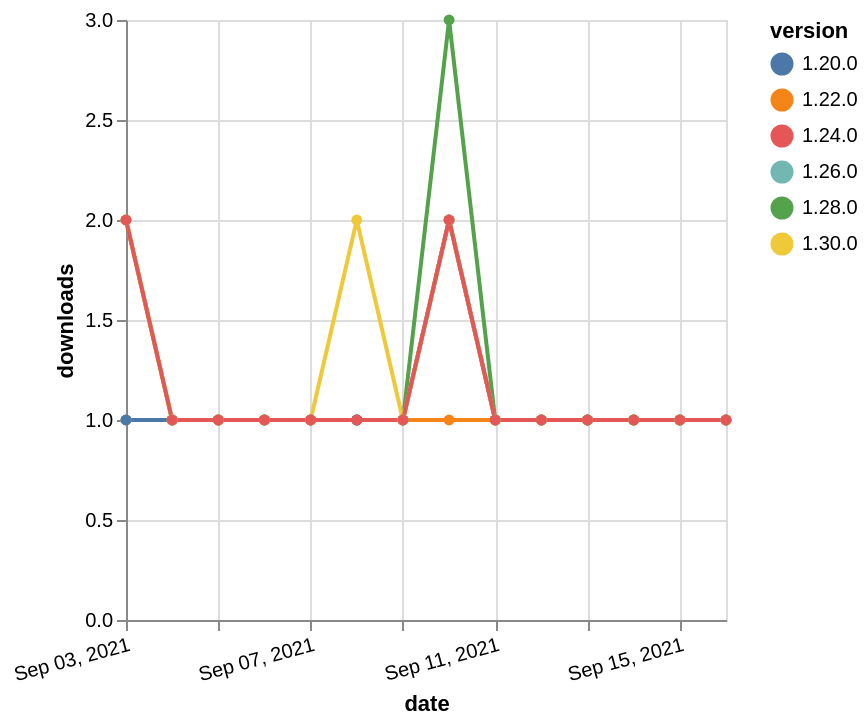

Specify this chart in Vega-Lite:
### Vega-Lite specification from a JSON file in a GitHub repository (floating-point values rounded to 4 significant figures)
{"$schema": "https://vega.github.io/schema/vega-lite/v5.json", "description": "A simple bar chart with embedded data.", "data": {"values": [{"date": "2021-09-03", "total": 173, "delta": 1, "version": "1.22.0"}, {"date": "2021-09-04", "total": 174, "delta": 1, "version": "1.22.0"}, {"date": "2021-09-05", "total": 175, "delta": 1, "version": "1.22.0"}, {"date": "2021-09-06", "total": 176, "delta": 1, "version": "1.22.0"}, {"date": "2021-09-07", "total": 177, "delta": 1, "version": "1.22.0"}, {"date": "2021-09-08", "total": 178, "delta": 1, "version": "1.22.0"}, {"date": "2021-09-09", "total": 179, "delta": 1, "version": "1.22.0"}, {"date": "2021-09-10", "total": 180, "delta": 1, "version": "1.22.0"}, {"date": "2021-09-11", "total": 181, "delta": 1, "version": "1.22.0"}, {"date": "2021-09-12", "total": 182, "delta": 1, "version": "1.22.0"}, {"date": "2021-09-13", "total": 183, "delta": 1, "version": "1.22.0"}, {"date": "2021-09-14", "total": 184, "delta": 1, "version": "1.22.0"}, {"date": "2021-09-15", "total": 185, "delta": 1, "version": "1.22.0"}, {"date": "2021-09-16", "total": 186, "delta": 1, "version": "1.22.0"}, {"date": "2021-09-03", "total": 155, "delta": 2, "version": "1.28.0"}, {"date": "2021-09-04", "total": 156, "delta": 1, "version": "1.28.0"}, {"date": "2021-09-05", "total": 157, "delta": 1, "version": "1.28.0"}, {"date": "2021-09-06", "total": 158, "delta": 1, "version": "1.28.0"}, {"date": "2021-09-07", "total": 159, "delta": 1, "version": "1.28.0"}, {"date": "2021-09-08", "total": 160, "delta": 1, "version": "1.28.0"}, {"date": "2021-09-09", "total": 161, "delta": 1, "version": "1.28.0"}, {"date": "2021-09-10", "total": 164, "delta": 3, "version": "1.28.0"}, {"date": "2021-09-11", "total": 165, "delta": 1, "version": "1.28.0"}, {"date": "2021-09-12", "total": 166, "delta": 1, "version": "1.28.0"}, {"date": "2021-09-13", "total": 167, "delta": 1, "version": "1.28.0"}, {"date": "2021-09-14", "total": 168, "delta": 1, "version": "1.28.0"}, {"date": "2021-09-15", "total": 169, "delta": 1, "version": "1.28.0"}, {"date": "2021-09-16", "total": 170, "delta": 1, "version": "1.28.0"}, {"date": "2021-09-03", "total": 139, "delta": 1, "version": "1.26.0"}, {"date": "2021-09-04", "total": 140, "delta": 1, "version": "1.26.0"}, {"date": "2021-09-05", "total": 141, "delta": 1, "version": "1.26.0"}, {"date": "2021-09-06", "total": 142, "delta": 1, "version": "1.26.0"}, {"date": "2021-09-07", "total": 143, "delta": 1, "version": "1.26.0"}, {"date": "2021-09-08", "total": 144, "delta": 1, "version": "1.26.0"}, {"date": "2021-09-09", "total": 145, "delta": 1, "version": "1.26.0"}, {"date": "2021-09-10", "total": 147, "delta": 2, "version": "1.26.0"}, {"date": "2021-09-11", "total": 148, "delta": 1, "version": "1.26.0"}, {"date": "2021-09-12", "total": 149, "delta": 1, "version": "1.26.0"}, {"date": "2021-09-13", "total": 150, "delta": 1, "version": "1.26.0"}, {"date": "2021-09-14", "total": 151, "delta": 1, "version": "1.26.0"}, {"date": "2021-09-15", "total": 152, "delta": 1, "version": "1.26.0"}, {"date": "2021-09-16", "total": 153, "delta": 1, "version": "1.26.0"}, {"date": "2021-09-03", "total": 206, "delta": 1, "version": "1.20.0"}, {"date": "2021-09-04", "total": 207, "delta": 1, "version": "1.20.0"}, {"date": "2021-09-05", "total": 208, "delta": 1, "version": "1.20.0"}, {"date": "2021-09-06", "total": 209, "delta": 1, "version": "1.20.0"}, {"date": "2021-09-07", "total": 210, "delta": 1, "version": "1.20.0"}, {"date": "2021-09-08", "total": 211, "delta": 1, "version": "1.20.0"}, {"date": "2021-09-09", "total": 212, "delta": 1, "version": "1.20.0"}, {"date": "2021-09-10", "total": 214, "delta": 2, "version": "1.20.0"}, {"date": "2021-09-11", "total": 215, "delta": 1, "version": "1.20.0"}, {"date": "2021-09-12", "total": 216, "delta": 1, "version": "1.20.0"}, {"date": "2021-09-13", "total": 217, "delta": 1, "version": "1.20.0"}, {"date": "2021-09-14", "total": 218, "delta": 1, "version": "1.20.0"}, {"date": "2021-09-15", "total": 219, "delta": 1, "version": "1.20.0"}, {"date": "2021-09-16", "total": 220, "delta": 1, "version": "1.20.0"}, {"date": "2021-09-03", "total": 115, "delta": 2, "version": "1.30.0"}, {"date": "2021-09-04", "total": 116, "delta": 1, "version": "1.30.0"}, {"date": "2021-09-05", "total": 117, "delta": 1, "version": "1.30.0"}, {"date": "2021-09-06", "total": 118, "delta": 1, "version": "1.30.0"}, {"date": "2021-09-07", "total": 119, "delta": 1, "version": "1.30.0"}, {"date": "2021-09-08", "total": 121, "delta": 2, "version": "1.30.0"}, {"date": "2021-09-09", "total": 122, "delta": 1, "version": "1.30.0"}, {"date": "2021-09-10", "total": 124, "delta": 2, "version": "1.30.0"}, {"date": "2021-09-11", "total": 125, "delta": 1, "version": "1.30.0"}, {"date": "2021-09-12", "total": 126, "delta": 1, "version": "1.30.0"}, {"date": "2021-09-13", "total": 127, "delta": 1, "version": "1.30.0"}, {"date": "2021-09-14", "total": 128, "delta": 1, "version": "1.30.0"}, {"date": "2021-09-15", "total": 129, "delta": 1, "version": "1.30.0"}, {"date": "2021-09-16", "total": 130, "delta": 1, "version": "1.30.0"}, {"date": "2021-09-03", "total": 164, "delta": 2, "version": "1.24.0"}, {"date": "2021-09-04", "total": 165, "delta": 1, "version": "1.24.0"}, {"date": "2021-09-05", "total": 166, "delta": 1, "version": "1.24.0"}, {"date": "2021-09-06", "total": 167, "delta": 1, "version": "1.24.0"}, {"date": "2021-09-07", "total": 168, "delta": 1, "version": "1.24.0"}, {"date": "2021-09-08", "total": 169, "delta": 1, "version": "1.24.0"}, {"date": "2021-09-09", "total": 170, "delta": 1, "version": "1.24.0"}, {"date": "2021-09-10", "total": 172, "delta": 2, "version": "1.24.0"}, {"date": "2021-09-11", "total": 173, "delta": 1, "version": "1.24.0"}, {"date": "2021-09-12", "total": 174, "delta": 1, "version": "1.24.0"}, {"date": "2021-09-13", "total": 175, "delta": 1, "version": "1.24.0"}, {"date": "2021-09-14", "total": 176, "delta": 1, "version": "1.24.0"}, {"date": "2021-09-15", "total": 177, "delta": 1, "version": "1.24.0"}, {"date": "2021-09-16", "total": 178, "delta": 1, "version": "1.24.0"}]}, "width": "container", "mark": {"type": "line", "point": {"filled": true}}, "encoding": {"x": {"field": "date", "type": "temporal", "timeUnit": "yearmonthdate", "title": "date", "axis": {"labelAngle": -15}}, "y": {"field": "delta", "type": "quantitative", "title": "downloads"}, "color": {"field": "version", "type": "nominal"}, "tooltip": {"field": "delta"}}}
